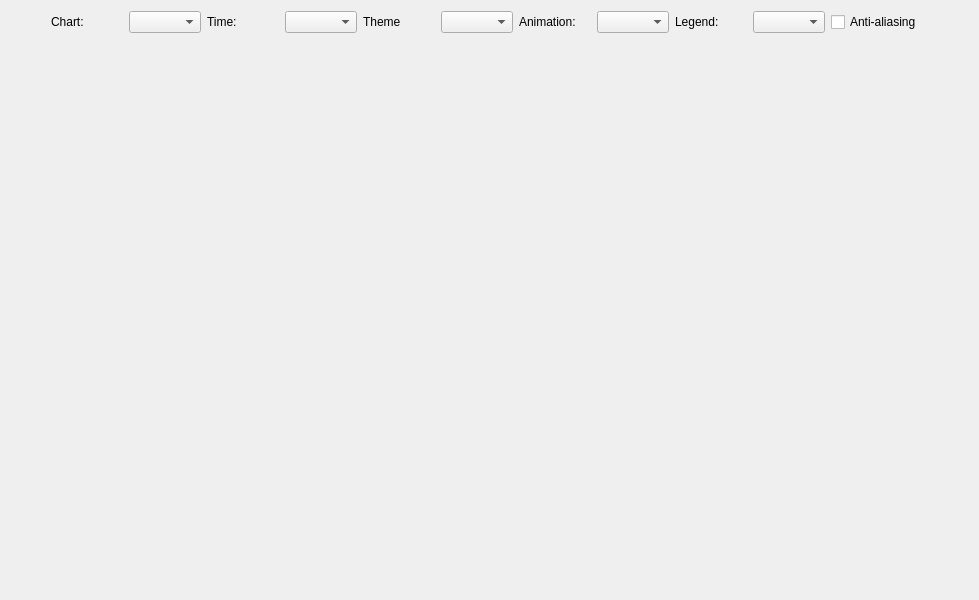
<?xml version="1.0" encoding="UTF-8"?>
<ui version="4.0">
 <class>chartforph</class>
 <widget class="QWidget" name="chartforph">
  <property name="geometry">
   <rect>
    <x>0</x>
    <y>0</y>
    <width>979</width>
    <height>600</height>
   </rect>
  </property>
  <property name="windowTitle">
   <string>Form</string>
  </property>
  <widget class="QWidget" name="layoutWidget">
   <property name="geometry">
    <rect>
     <x>51</x>
     <y>10</y>
     <width>871</width>
     <height>24</height>
    </rect>
   </property>
   <layout class="QHBoxLayout" name="horizontalLayout">
    <item>
     <widget class="QLabel" name="label">
      <property name="text">
       <string>Chart:</string>
      </property>
     </widget>
    </item>
    <item>
     <widget class="QComboBox" name="chartComboBox"/>
    </item>
    <item>
     <widget class="QLabel" name="label_2">
      <property name="text">
       <string>Time:</string>
      </property>
     </widget>
    </item>
    <item>
     <widget class="QComboBox" name="timeComboBox"/>
    </item>
    <item>
     <widget class="QLabel" name="themeLabel">
      <property name="text">
       <string>Theme</string>
      </property>
     </widget>
    </item>
    <item>
     <widget class="QComboBox" name="themeComboBox"/>
    </item>
    <item>
     <widget class="QLabel" name="animatedLabel">
      <property name="text">
       <string>Animation:</string>
      </property>
     </widget>
    </item>
    <item>
     <widget class="QComboBox" name="animatedComboBox">
      <property name="enabled">
       <bool>true</bool>
      </property>
      <property name="sizeIncrement">
       <size>
        <width>0</width>
        <height>0</height>
       </size>
      </property>
      <property name="baseSize">
       <size>
        <width>0</width>
        <height>0</height>
       </size>
      </property>
     </widget>
    </item>
    <item>
     <widget class="QLabel" name="legendLabel">
      <property name="text">
       <string>Legend:</string>
      </property>
     </widget>
    </item>
    <item>
     <widget class="QComboBox" name="legendComboBox"/>
    </item>
    <item>
     <widget class="QCheckBox" name="antialiasCheckBox">
      <property name="text">
       <string>Anti-aliasing</string>
      </property>
      <property name="checked">
       <bool>false</bool>
      </property>
     </widget>
    </item>
   </layout>
  </widget>
  <widget class="QWidget" name="layoutWidget_2">
   <property name="geometry">
    <rect>
     <x>30</x>
     <y>50</y>
     <width>921</width>
     <height>541</height>
    </rect>
   </property>
   <layout class="QGridLayout" name="gridLayout">
    <property name="sizeConstraint">
     <enum>QLayout::SetNoConstraint</enum>
    </property>
    <property name="spacing">
     <number>0</number>
    </property>
   </layout>
  </widget>
 </widget>
 <resources/>
 <connections/>
</ui>
